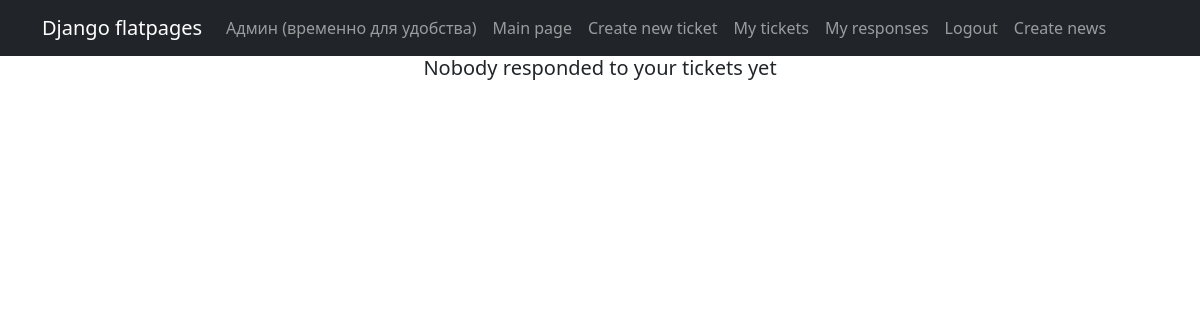
The app's page /responds/ (signed in), older data.
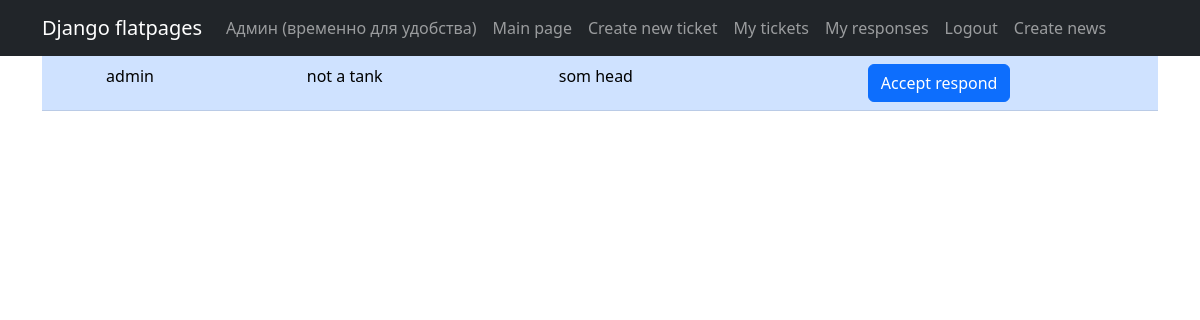
The same page, newer data.
### tickets/models.py (models this page shows, shortened)
class Responds(models.Model):  # автоматическое определение респондера при создании
    ticket = models.ForeignKey(Ticket, on_delete=models.CASCADE)
    responder = models.ForeignKey(User, on_delete=models.CASCADE)
    is_accepted = models.BooleanField(default=False)

class Ticket(models.Model):
    author = models.ForeignKey(User, on_delete=models.CASCADE)
    head = models.CharField(max_length=200)
    body = CKEditor5Field('Text', config_name='extends')
    category = models.CharField(choices=categories, max_length=25)
    pubdate = models.DateField(auto_now_add=True)

### tickets/views.py (the view)
# urls.py: path('responds/', UserRespondsList.as_view()),
class UserRespondsList(ListView, LoginRequiredMixin):  # Вьюшка с откликами на свои тикеты
    model = Responds
    ordering = 'ticket__pubdate'
    template_name = 'responds.html'
    context_object_name = 'responds'
    def get_queryset(self):
        return Responds.objects.filter(ticket__author=self.request.user)

### templates/responds.html (shortened to what this page needs)
{% extends 'flatpages/default.html' %}
    {% block content %}
    {% if responds %}
    <table class="table table-primary">
    {% for respond in responds %}
        <tr>
            <td>
                {{ respond.responder }}
            </td>
            <td>
                {{ respond.ticket.category }}
            </td>
            <td>
                {{ respond.ticket.head }}
            </td>
            <td>
                {% if not respond.is_accepted %}
                <a class="btn btn-primary" href="{% url 'respond_conformation' respond.id %}">Accept respond</a>
                {% else %}
                <h5>Accepted</h5>
                {% endif %}
            </td>
        </tr>
    {% endfor %}
    </table>
    {% else %}
    <h5>Nobody responded to your tickets yet</h5>
    {% endif %}
    {% endblock content %}

Row changes from the older to the newer data that the page shows:
added Responds: responder "admin", ticket.category "not a tank", ticket.head "som head", is_accepted "Accept respond"
Text that changed along with them:
text no longer shown: "Nobody responded to your tickets yet"
